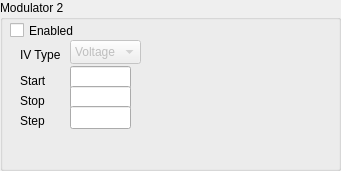
   <widget class="QGroupBox" name="groupBox_9">
    <property name="geometry">
     <rect>
      <x>700</x>
      <y>420</y>
      <width>341</width>
      <height>171</height>
     </rect>
    </property>
    <property name="title">
     <string>Modulator 2</string>
    </property>
    <widget class="QCheckBox" name="mod2_check">
     <property name="geometry">
      <rect>
       <x>10</x>
       <y>20</y>
       <width>79</width>
       <height>21</height>
      </rect>
     </property>
     <property name="text">
      <string>Enabled</string>
     </property>
    </widget>
    <widget class="QLabel" name="label_37">
     <property name="geometry">
      <rect>
       <x>20</x>
       <y>70</y>
       <width>53</width>
       <height>21</height>
      </rect>
     </property>
     <property name="text">
      <string>Start</string>
     </property>
    </widget>
    <widget class="QLabel" name="label_38">
     <property name="geometry">
      <rect>
       <x>20</x>
       <y>91</y>
       <width>53</width>
       <height>20</height>
      </rect>
     </property>
     <property name="text">
      <string>Stop</string>
     </property>
    </widget>
    <widget class="QLabel" name="label_39">
     <property name="geometry">
      <rect>
       <x>20</x>
       <y>110</y>
       <width>53</width>
       <height>21</height>
      </rect>
     </property>
     <property name="text">
      <string>Step</string>
     </property>
    </widget>
    <widget class="QLineEdit" name="mod2_start_text">
     <property name="geometry">
      <rect>
       <x>70</x>
       <y>66</y>
       <width>61</width>
       <height>23</height>
      </rect>
     </property>
    </widget>
    <widget class="QLineEdit" name="mod2_stop_text">
     <property name="geometry">
      <rect>
       <x>70</x>
       <y>86</y>
       <width>61</width>
       <height>23</height>
      </rect>
     </property>
    </widget>
    <widget class="QLineEdit" name="mod2_step_text">
     <property name="geometry">
      <rect>
       <x>70</x>
       <y>106</y>
       <width>61</width>
       <height>23</height>
      </rect>
     </property>
    </widget>
    <widget class="QLabel" name="label_40">
     <property name="geometry">
      <rect>
       <x>20</x>
       <y>45</y>
       <width>53</width>
       <height>20</height>
      </rect>
     </property>
     <property name="text">
      <string>IV Type</string>
     </property>
    </widget>
    <widget class="QComboBox" name="mod2_type_combo">
     <property name="enabled">
      <bool>false</bool>
     </property>
     <property name="geometry">
      <rect>
       <x>70</x>
       <y>40</y>
       <width>71</width>
       <height>24</height>
      </rect>
     </property>
     <property name="currentIndex">
      <number>1</number>
     </property>
     <item>
      <property name="text">
       <string>Current</string>
      </property>
     </item>
     <item>
      <property name="text">
       <string>Voltage</string>
      </property>
     </item>
    </widget>
    <widget class="QWidget" name="verticalLayoutWidget_9">
     <property name="geometry">
      <rect>
       <x>150</x>
       <y>30</y>
       <width>171</width>
       <height>131</height>
      </rect>
     </property>
     <layout class="QVBoxLayout" name="mod2_plot_layout"/>
    </widget>
   </widget>
